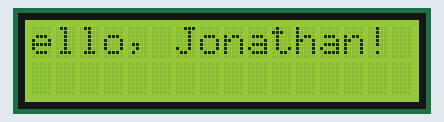
Recording of a sketch running on a simulated Arduino Uno, built with avr-gcc and run on an emulated ATmega328P. Parts: 16×2 character LCD.

Above: at 2.1 s.
At 5.6 s:
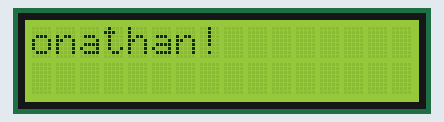
At 9.1 s:
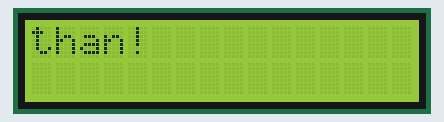
At 16.1 s:
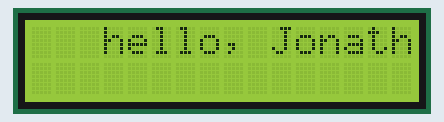
At 23.1 s:
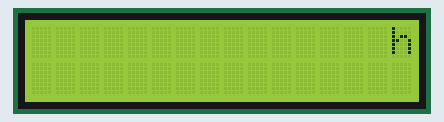
At 30.6 s:
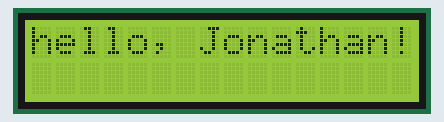

The sketch:

Display.ino
```cpp
#include <LiquidCrystal.h>

// initialize the library with the numbers of the interface pins
LiquidCrystal lcd(0,1,2,3,4,5); //va del rs, E,D4,D5,D6,D7      RW A GND

void setup()
{

  lcd.begin(16, 2); //se indica el numero de columnas y filas (x,y)
  lcd.print("hello, Jonathan!"); //se imprime un mensaje
  delay(2000);
}

void loop()
{
  // scroll 13 positions (string length) to the left
  // to move it offscreen left:
  for (int positionCounter = 0; positionCounter < 13; positionCounter++) {
    // scroll one position left:
    lcd.scrollDisplayLeft();
    // wait a bit:
    delay(500);
  }

  // scroll 29 positions (string length + display length) to the right
  // to move it offscreen right:
  for (int positionCounter = 0; positionCounter < 29; positionCounter++) {
    // scroll one position right:
    lcd.scrollDisplayRight();
    // wait a bit:
    delay(500);
  }

  // scroll 16 positions (display length + string length) to the left
  // to move it back to center:
  for (int positionCounter = 0; positionCounter < 16; positionCounter++) {
    // scroll one position left:
    lcd.scrollDisplayLeft();
    // wait a bit:
    delay(500);
  }

  // delay at the end of the full loop:
  delay(1000);

}
```

Measured:
- what the display in image 0 shows lasts 0.5 s, from 2.1 s to 2.6 s
- what the display in image 5 shows lasts 1.5 s, from 30.6 s to 32.1 s
